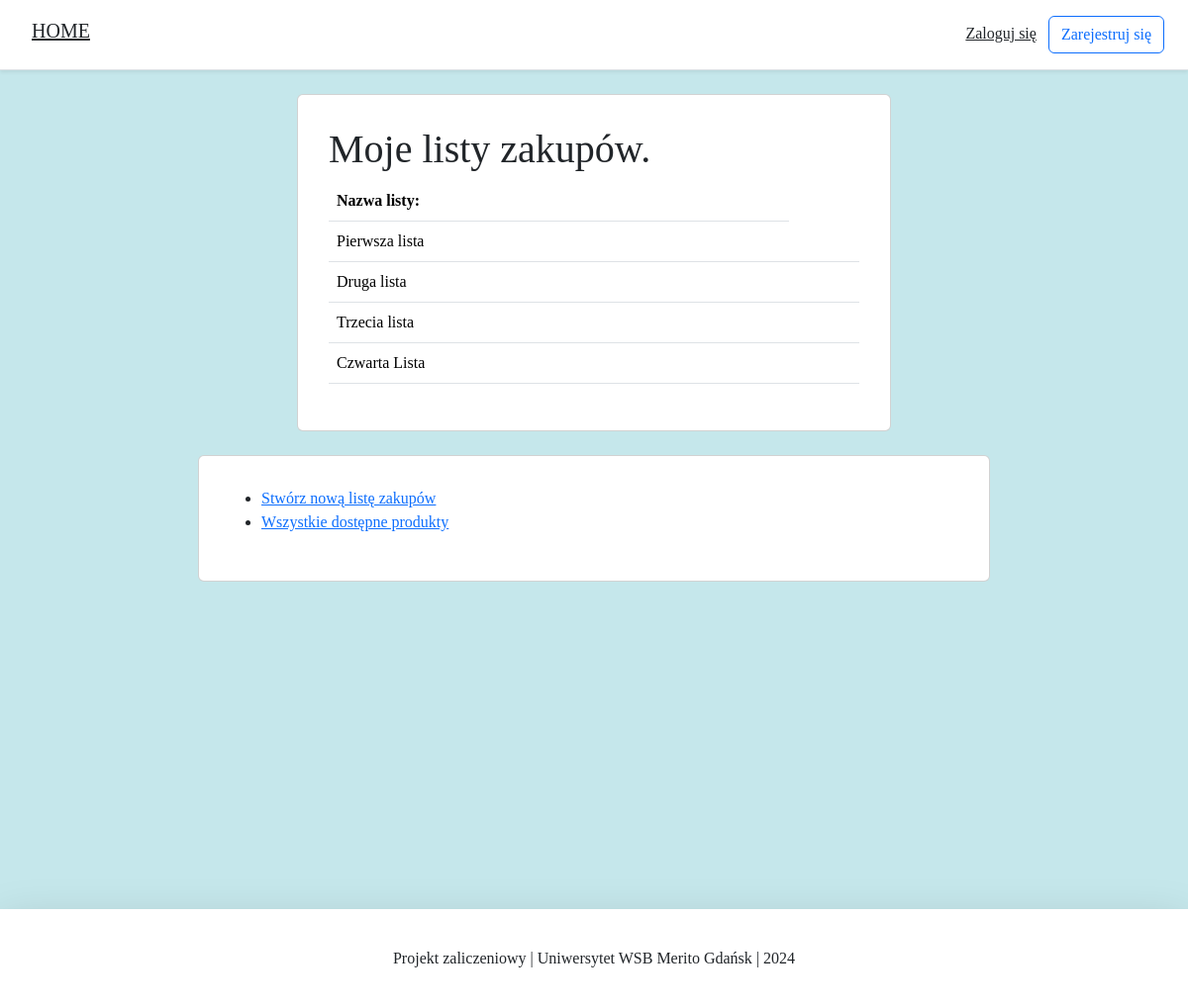
/shopping_list/, run on an earlier commit of the app's database.
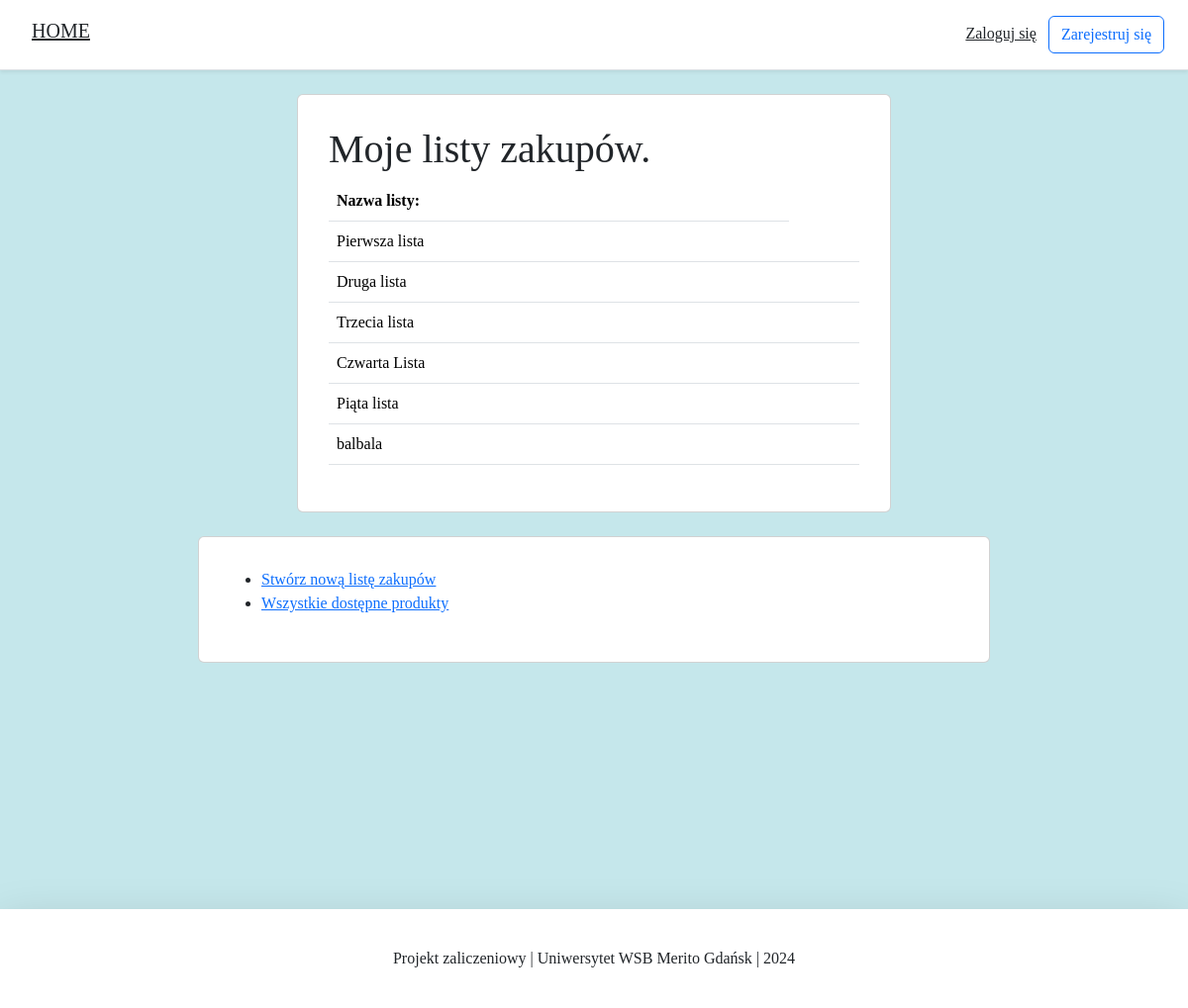
And on a later commit of the database.
### products/models.py (models this page shows, shortened)
class ShoppingLists(models.Model):
    lists_name = models.CharField(max_length=30, verbose_name="Nazwa listy", unique=True,
                                  error_messages={'unique': 'Lista o takiej nazwie już istnieje!'})
    products = models.ManyToManyField(Products, verbose_name="Produkty")
    class Meta:
        verbose_name_plural = "Listy zakupów"

### products/views.py (the view)
# urls.py: path('shopping_list/', ShoppingListView.as_view(), name='shopping_list'),
class ShoppingListView(ListView):
    model = ShoppingLists
    template_name = 'all_shopping_lists.html'
    context_object_name = 'my_shopping_lists'

### products/templates/all_shopping_lists.html (shortened to what this page needs)
{% extends 'base.html' %}
{% load static %}
{% block content %}
<body>
<div class="container">
    <div class="row justify-content-center">
        <div class="card card-main">
            <div class="card-body">
                <h1>Moje listy zakupów.</h1>
                <table class="table">
                    <tr>
                        <th>Nazwa listy:</th>
                    </tr>
                    {% for x in my_shopping_lists %}
                        <tr>
                            <td>{{ x.lists_name }}</td>
                            <td>
                            </td>
                        </tr>
                    {% endfor %}
                </table>
            </div>
        </div>
    </div>
</div>
<div class="container mt-4">
    <div class="row justify-content-center">
        <div class="card card-navigate">
            <div class="card-body">
                <ul>
                    <li><a href="{% url 'create' %}">Stwórz nową listę zakupów</a></li>
                    <li><a href="{% url 'products' %}">Wszystkie dostępne produkty</a></li>
                </ul>
            </div>
        </div>
    </div>
</div>
</body>
{% endblock content %}

What changed in the data, as far as the page shows it:
added ShoppingLists: lists_name "Piąta lista"
added ShoppingLists: lists_name "balbala"
